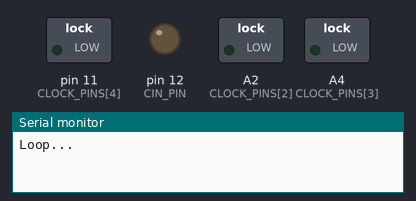
This sketch was run on a simulated Arduino Uno, built with avr-gcc and run on an emulated ATmega328P. Shown: switched loads named in the sketch (green lamp = pin HIGH), output pins drawn as LEDs (lit = HIGH), the last lines printed to the serial monitor. Pins used as bus, display or sensor lines are not drawn.

Above: at 0.2 s.
At 1.0 s:
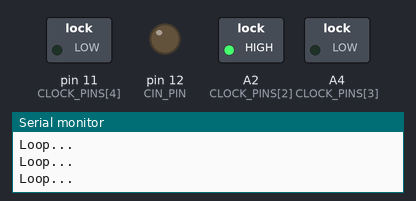
At 2.0 s:
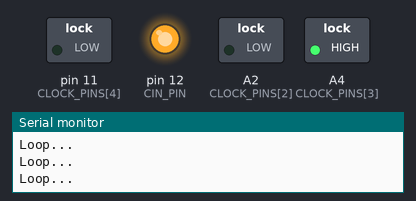
At 4.2 s:
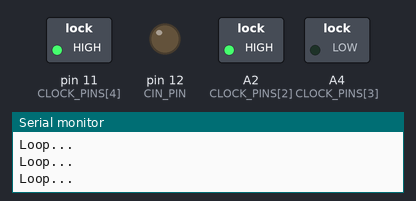
At 6.2 s:
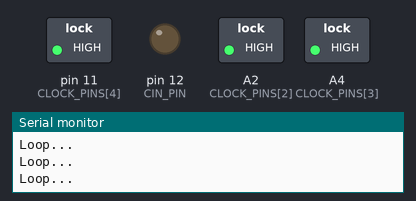
At 8.2 s:
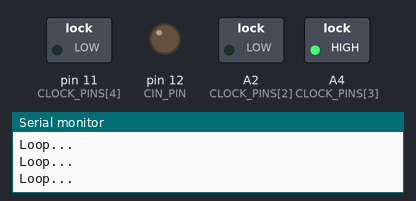
Timing chart, 0 to 8.5 s (numbered marks = the images above):
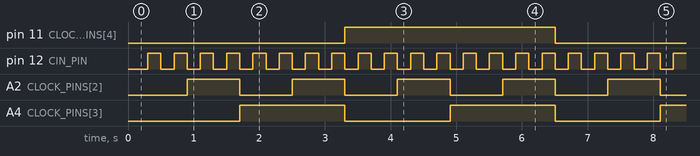

Measured:
- by itself, pin 11 (CLOCK_PINS[4]): alternates HIGH for 3.2 s and LOW for 3.2 s
- by itself, pin 12 (CIN_PIN): alternates HIGH for 0.20 s and LOW for 0.20 s
- by itself, A2 (CLOCK_PINS[2]): alternates HIGH for 0.80 s and LOW for 0.80 s
- by itself, A4 (CLOCK_PINS[3]): alternates HIGH for 1.6 s and LOW for 1.6 s

The sketch:

Tester.ino
```cpp
// Used to set clock prescaler
#include <avr/power.h>

const byte DATA_PINS[8] = {3, 4, 5, 6, 7, 8, 9, 10};
const byte CLOCK_PINS[5] = { A0, A1, A2, A4, 11 };
#define CIN_PIN 12
#define LED_PIN 13

const int  MASKS[8] = { 0b00000001, 0b00000010, 0b00000100, 0b00001000, 0b00010000, 0b00100000, 0b01000000, 0b10000000 };
int count = 0;
bool ledOn = false;

void setData(int value) {
  for (int i = 0; i < 8; i++) {
    if ((value & MASKS[i]) == 0) {
      digitalWrite(DATA_PINS[i], LOW);
    } else {
      digitalWrite(DATA_PINS[i], HIGH);
    }
  }
  return;
}

void setClock(int value) {
  for (int i = 0; i < 5; i++) {
    if ((value & MASKS[i]) == 0) {
      digitalWrite(CLOCK_PINS[i], LOW);
    } else {
      digitalWrite(CLOCK_PINS[i], HIGH);
    }
  }
  return;
}

void setCarryIn(int value) {
  if (value == 0) {
    digitalWrite(CIN_PIN, LOW);
  } else {
    digitalWrite(CIN_PIN, HIGH);
  }
}

void setup() {
  clock_prescale_set(clock_div_2); // Uncomment when running at 32MHz
  Serial.begin(115200);

// Set the pin direction
  for (int i=0; i<8; i++) {
    pinMode(DATA_PINS[i], OUTPUT);
  }
  for (int i=0; i<5; i++) {
    pinMode(CLOCK_PINS[i], OUTPUT);
  }
  pinMode(CIN_PIN, OUTPUT);

  // Short delay for things to initalize
  delay(100);
  setData(0);
}

void loop() {
  Serial.println("Loop...");
   setClock(count);
   count++;
   if (count >= 32) {
    count = 0;
   }
    setData(0x55);
  delay(100);
  setData(0xAA);
  delay(100);
  ledOn = !ledOn;
  digitalWrite(LED_PIN, ledOn);
  digitalWrite(CIN_PIN, ledOn);
  //  for (int i=0; i<255; i++){
  //    setData(i);
  //    delay(100);
  // }
  // setData(0);
  //  for (int i=0; i<32; i++){
  //    setClock(i);
  //    delay(100);
  // }
  // setClock(0);
  // for (int i=0; i<10; i++){
  //    setCarryIn(1);
  //    delay(200);
  //    setCarryIn(0);
  //    delay(200);
  // }
}
```
